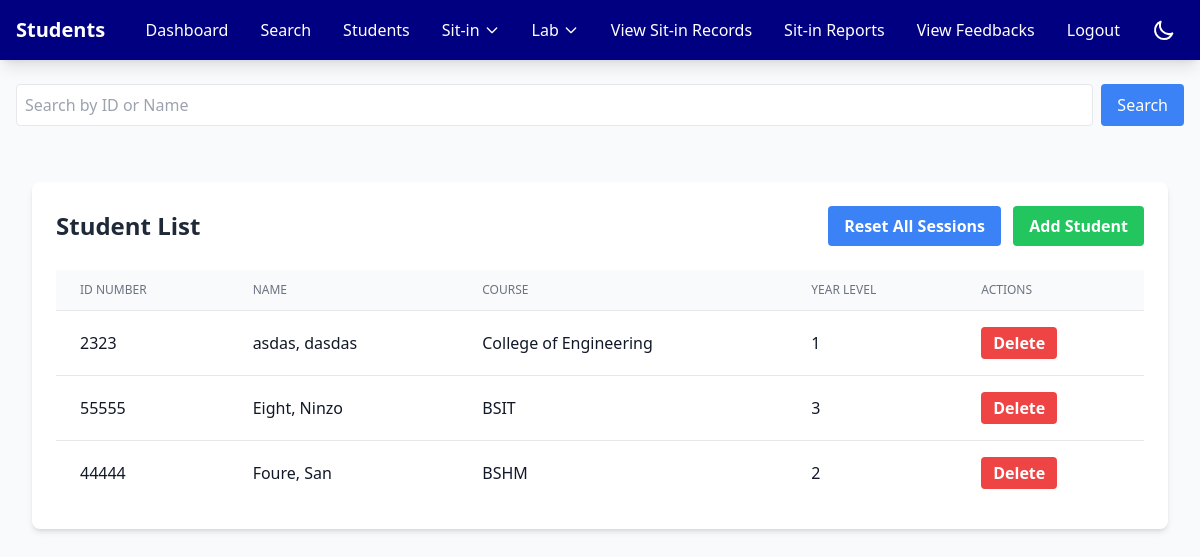
Before: /admin/students.php with the older database file.
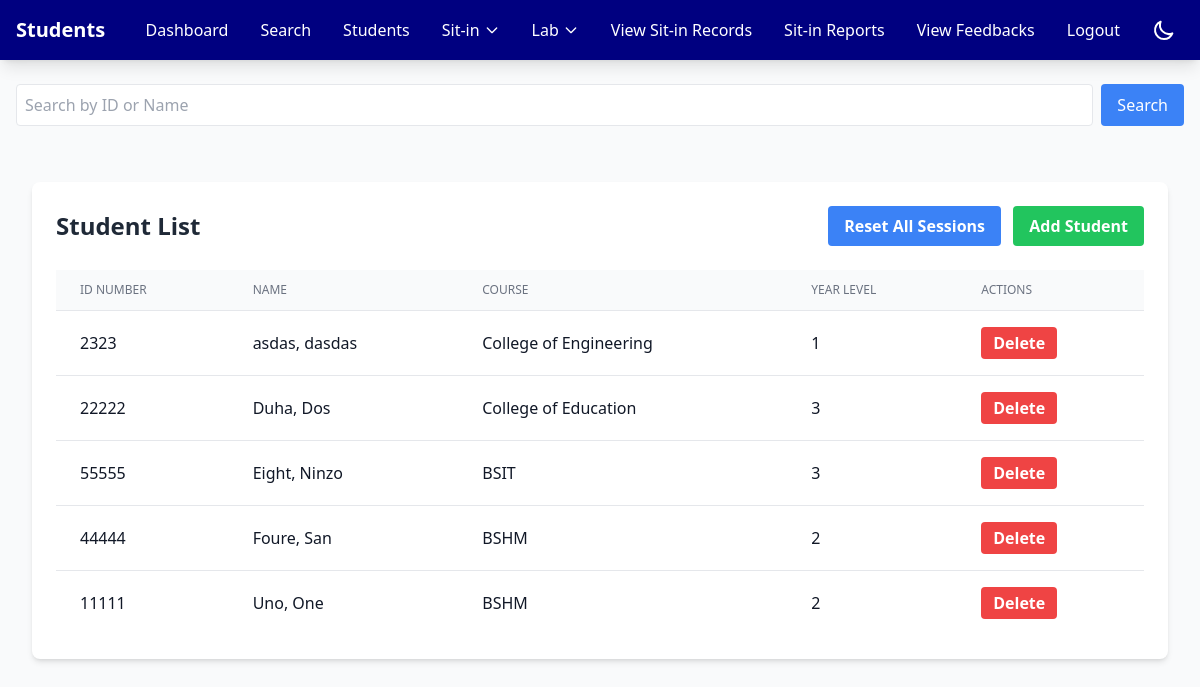
After: the same page with the newer database file.
### tables this page shows
CREATE TABLE `students` (
  `StudID` int(11) NOT NULL,
  `IDNO` int(11) NOT NULL,
  `Last_Name` varchar(100) NOT NULL,
  `First_Name` varchar(100) NOT NULL,
  `Mid_Name` varchar(100) NOT NULL,
  `Course` varchar(100) NOT NULL,
  `Year_lvl` int(11) NOT NULL,
  `Username` varchar(100) NOT NULL,
  `Password` varchar(100) NOT NULL,
  `profile_image` varchar(255) NOT NULL,
  `Email` varchar(255) NOT NULL,
  `Address` varchar(255) NOT NULL
);

### admin/students.php (the view, shortened to what this page needs)
<?php
include '../header.php';
$servername = "localhost";
$username = "root";
$password = "";
$database = "users";
$conn = new mysqli($servername, $username, $password, $database);
$search = isset($_GET['search']) ? $_GET['search'] : '';
if ($search) {
    $sql = "SELECT * FROM students WHERE IDNO LIKE ? OR First_Name LIKE ? OR Last_Name LIKE ? ORDER BY Last_Name";
    $stmt = $conn->prepare($sql);
    $searchTerm = "%$search%";
    $stmt->bind_param("sss", $searchTerm, $searchTerm, $searchTerm);
    $stmt->execute();
    $result = $stmt->get_result();
} else {
    $sql = "SELECT * FROM students ORDER BY Last_Name";
    $result = $conn->query($sql);
}
?>
<!DOCTYPE html>
<html lang="en">
<head>
    <script src="https://cdn.tailwindcss.com"></script>
    <link rel="stylesheet" href="../css/admin-dark-mode.css">
    <link rel="stylesheet" href="https://cdnjs.cloudflare.com/ajax/libs/font-awesome/6.4.0/css/all.min.css">
</head>
<body class="bg-gray-100 dark:bg-gray-900 transition-all duration-300">
    <nav class="bg-primary shadow-lg">
        <div class="max-w-7xl mx-auto px-4">
            <div class="flex justify-between items-center">
                <span class="text-white text-xl font-bold py-4">Students</span>
                <div class="flex space-x-4">
                    <div class="hidden md:flex items-center space-x-4">
                        <a href="dashboard.php" class="nav-link text-white hover:text-gray-200">Dashboard</a>
                        <a href="search.php" class="nav-link text-white hover:text-gray-200">Search</a>
                        <a href="students.php" class="nav-link text-white hover:text-gray-200">Students</a>
                        <div class="relative group">
                            <button class="nav-link text-white hover:text-gray-200 flex items-center">
                                Sit-in
                                <svg class="w-4 h-4 ml-1" fill="none" stroke="currentColor" viewBox="0 0 24 24">
                                    <path stroke-linecap="round" stroke-linejoin="round" stroke-width="2" d="M19 9l-7 7-7-7" />
                                </svg>
                            </button>
                        </div>
                        <div class="relative group">
                            <button class="nav-link text-white hover:text-gray-200 flex items-center">
                                Lab
                                <svg class="w-4 h-4 ml-1" fill="none" stroke="currentColor" viewBox="0 0 24 24">
                                    <path stroke-linecap="round" stroke-linejoin="round" stroke-width="2" d="M19 9l-7 7-7-7" />
                                </svg>
                            </button>
                        </div>
                        <a href="sit_in_records.php" class="nav-link text-white hover:text-gray-200">View Sit-in Records</a>
                        <a href="sit_in_reports.php" class="nav-link text-white hover:text-gray-200">Sit-in Reports</a>
                        <a href="feedback.php" class="nav-link text-white hover:text-gray-200">View Feedbacks</a>
                        <a href="../logout.php" class="nav-link text-white hover:text-gray-200">Logout</a>
                        <button id="darkModeToggle" class="p-2 rounded-lg text-white hover:text-gray-200">
                            <svg xmlns="http://www.w3.org/2000/svg" class="h-6 w-6 block dark:hidden" fill="none" viewBox="0 0 24 24" stroke="currentColor">
                                <path stroke-linecap="round" stroke-linejoin="round" stroke-width="2" d="M20.354 15.354A9 9 0 018.646 3.646 9.003 9.003 0 0012 21a9.003 9.003 0 008.354-5.646z" />
                            </svg>
                        </button>
                    </div>
                </div>
            </div>
        </div>
    </nav>
<body class="bg-gray-100 dark:bg-gray-900 transition-colors duration-200">
    <div class="max-w-7xl mx-auto py-6 px-4">
        <div class="mb-6">
            <form method="GET" class="flex gap-2">
                <input type="text" name="search" placeholder="Search by ID or Name"
                       value="<?= htmlspecialchars($search) ?>"
                       class="flex-1 border p-2 rounded bg-white dark:bg-gray-700 text-gray-900 dark:text-white">
                <button type="submit" class="bg-blue-500 text-white px-4 py-2 rounded hover:bg-blue-600">
                    Search
                </button>
            </form>
        </div>
    <div class="max-w-7xl mx-auto px-4 py-8">
        <div class="bg-white dark:bg-gray-800 rounded-lg shadow-md p-6">
            <div class="flex justify-between items-center mb-6">
                <h2 class="text-2xl font-bold text-gray-800 dark:text-white">Student List</h2>
                <div class="space-x-2">
                    <form action="reset_sessions.php" method="POST" class="inline" onsubmit="return confirm('Are you sure you want to reset all student sessions to 30?');">
                        <button type="submit" class="bg-blue-500 hover:bg-blue-700 text-white font-bold py-2 px-4 rounded">
                            Reset All Sessions
                        </button>
                    </form>
                    <button onclick="openAddStudentModal()" class="bg-green-500 hover:bg-green-700 text-white font-bold py-2 px-4 rounded">
                        Add Student
                    </button>
                </div>
            </div>
            <div class="overflow-x-auto">
                <table class="min-w-full divide-y divide-gray-200 dark:divide-gray-600">
                    <thead class="bg-gray-50 dark:bg-gray-700">
                        <tr>
                            <th class="px-6 py-3 text-left text-xs font-medium text-gray-500 dark:text-gray-300 uppercase">ID Number</th>
                            <th class="px-6 py-3 text-left text-xs font-medium text-gray-500 dark:text-gray-300 uppercase">Name</th>
                            <th class="px-6 py-3 text-left text-xs font-medium text-gray-500 dark:text-gray-300 uppercase">Course</th>
                            <th class="px-6 py-3 text-left text-xs font-medium text-gray-500 dark:text-gray-300 uppercase">Year Level</th>
                            <th class="px-6 py-3 text-left text-xs font-medium text-gray-500 dark:text-gray-300 uppercase">Actions</th>
                        </tr>
                    </thead>
                    <tbody class="bg-white dark:bg-gray-800 divide-y divide-gray-200 dark:divide-gray-600">
                        <?php
                        if ($result->num_rows > 0) {
                            while($row = $result->fetch_assoc()) {
                                echo "<tr class='hover:bg-gray-50 dark:hover:bg-gray-700'>";
                                echo "<td class='px-6 py-4 text-gray-900 dark:text-gray-200'>" . htmlspecialchars($row['IDNO']) . "</td>";
                                echo "<td class='px-6 py-4 text-gray-900 dark:text-gray-200'>" . htmlspecialchars($row['Last_Name'] . ", " . $row['First_Name']) . "</td>";
                                echo "<td class='px-6 py-4 text-gray-900 dark:text-gray-200'>" . htmlspecialchars($row['Course']) . "</td>";
                                echo "<td class='px-6 py-4 text-gray-900 dark:text-gray-200'>" . htmlspecialchars($row['Year_lvl']) . "</td>";
                                echo "<td class='px-6 py-4'>
                                        <button onclick='deleteStudent(" . $row['IDNO'] . ")'
                                                class='bg-red-500 hover:bg-red-700 text-white font-bold py-1 px-3 rounded'>
                                            Delete
                                        </button>
                                      </td>";
                                echo "</tr>";
                            }
                        } else {
                            echo "<tr><td colspan='5' class='px-6 py-4 text-center'>No students found</td></tr>";
                        }
                        ?>
                    </tbody>
                </table>
            </div>
        </div>
    </div>
</body>
</html>

### header.php (shortened to what this page needs)
<!DOCTYPE html>
<html lang="en">
<head>
    <script src="https://cdn.tailwindcss.com"></script>
</head>
<body class="bg-gray-50">

### admin/students.php (style rules this page uses)
* { transition: background-color 0.3s ease, color 0.3s ease, border-color 0.3s ease; }
.nav-link { position: relative; padding: 0.5rem; }
.nav-link:after { content: ''; position: absolute; width: 0; height: 2px; bottom: 0; left: 0; background-color: white; transition: width 0.3s ease; }

Changed rows visible on the page:
added students: IDNO "22222", Last_Name+First_Name "Duha, Dos", Course "College of Education", Year_lvl "3"
added students: IDNO "11111", Last_Name+First_Name "Uno, One", Course "BSHM", Year_lvl "2"
